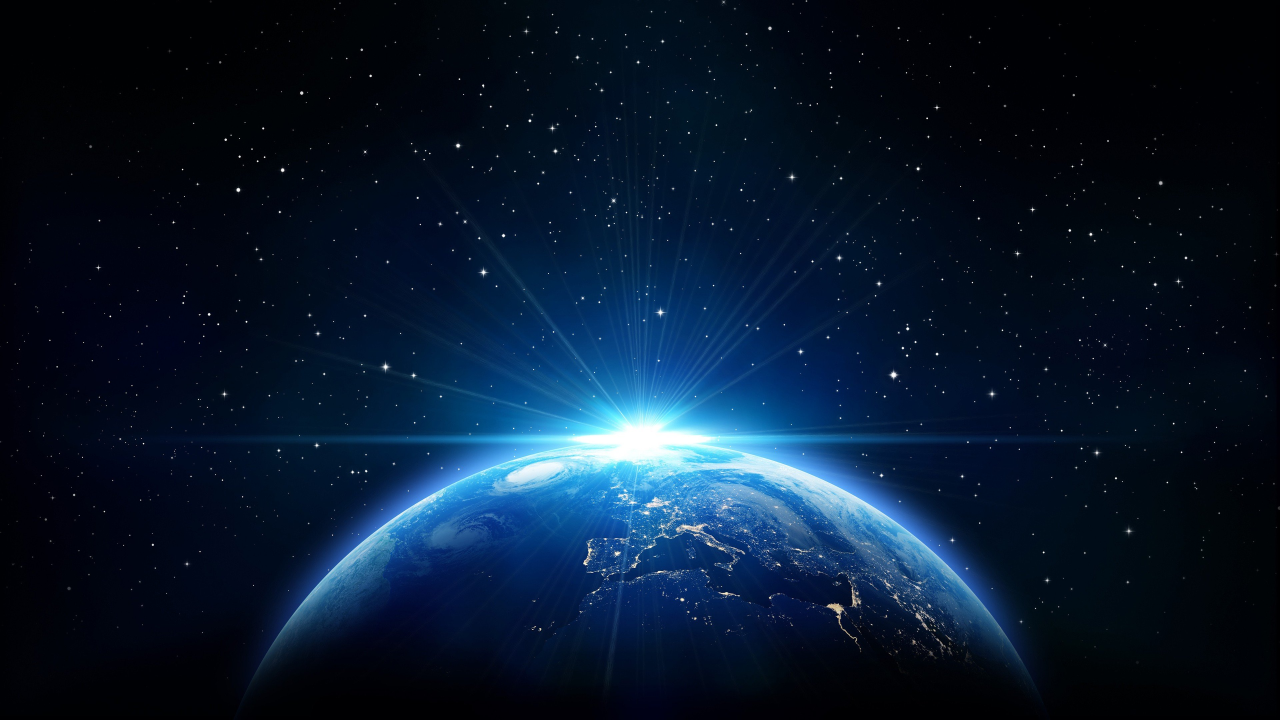
#> input picture earth.jpg, 3840 x 2160 px (shown at 1/3 size)
$ python test.py
#> lines starting #> are read from the running program, lines starting #| are printed output that depends on the picture; after the words box and inside, x2 and y2 are one past the last pixel; in counts of white or black regions, pixels touching at a corner belong together
import cv2
import numpy as np

video = cv2.VideoCapture("vid.mp4")
image = cv2.imread("earth.jpg")
#> image is the input picture: shape (2160, 3840, 3); mean B, G, R 44.8, 24.6, 8.1

while True:
    ret, frame = video.read() # any error in retreiving video ret becomes false and while loop exit,else store in frame
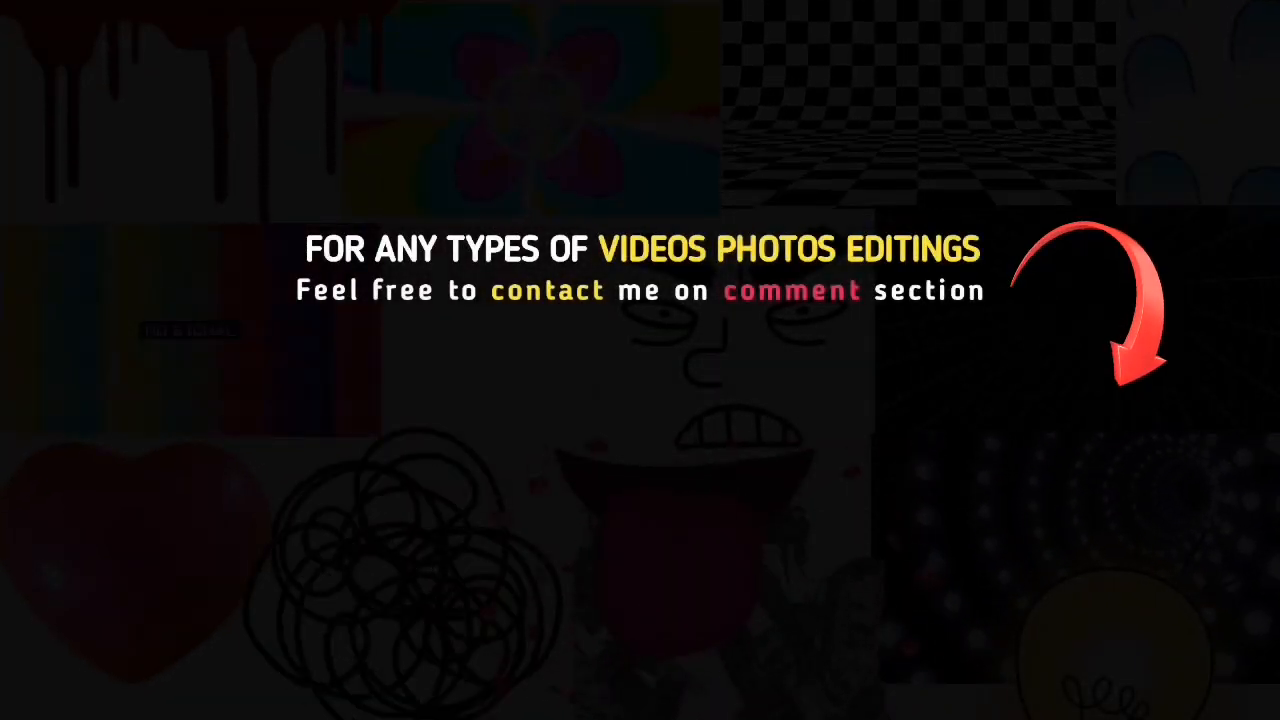
#> input picture frame 290 of vid.mp4, 1280 x 720 px
#> frame is the input picture: shape (720, 1280, 3); mean B, G, R 10, 10.4, 13.2
    frame = cv2.resize(frame, (640, 480)) # resizing frame,vid
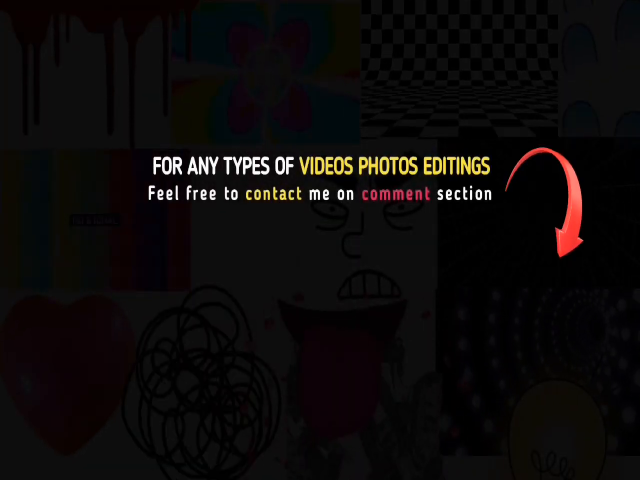
#> frame: shape (480, 640, 3); mean B, G, R 10, 10.4, 13.2
    image = cv2.resize(image, (640, 480))
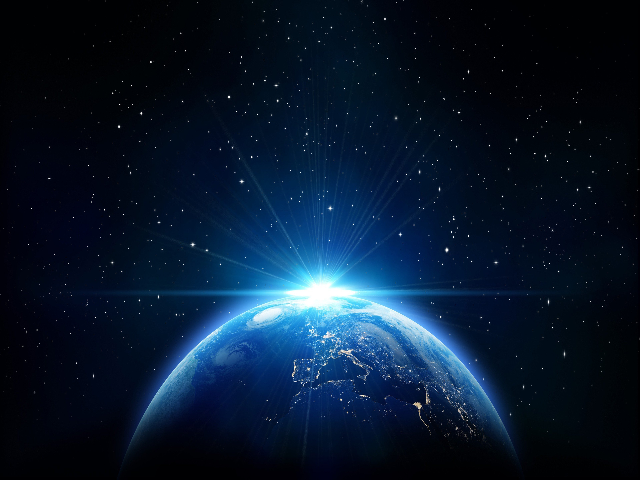
#> image: shape (480, 640, 3); mean B, G, R 44.7, 24.6, 8.1
    hsv = cv2.cvtColor(frame, cv2.COLOR_BGR2HSV)  # converting rgb to hue saturtn val(hsv) the frame to the hsv val
#> hsv: shape (480, 640, 3); mean H, S, V 51.2, 83.2, 13.9
    l_g = np.array([32, 94, 132]) # lower green value of in frame
    u_g = np.array([179, 255, 255]) # create a mask so that obj detectn in border will identigy obj
    mask = cv2.inRange(hsv, l_g, u_g) #mask is created to cover green values i.e range of hsv vals
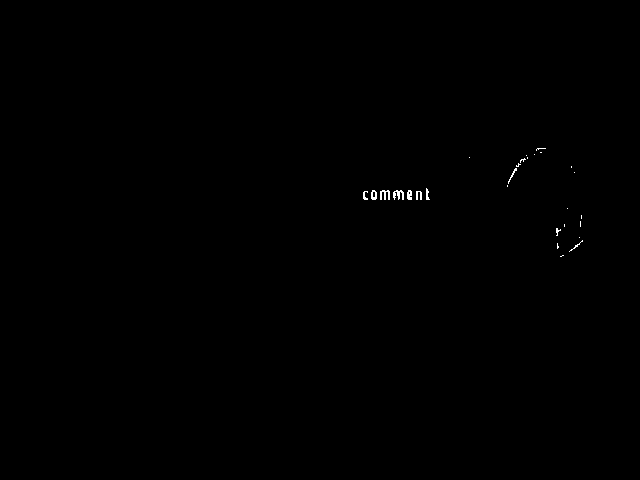
#> mask: shape (480, 640); 0.15% white in thin lines or dots, all inside (x1, y1, x2, y2) = (363, 148, 583, 257)
    res = cv2.bitwise_and(frame, frame, mask=mask) # do AND between frame,mask to get res,identified screen and rempoved obj
    f = frame-res # to delete green screen and only obj shuld be there
    green_screen = np.where(f == 0, image, f) # now wherever obj is black , replace by img where f=0,replace by img
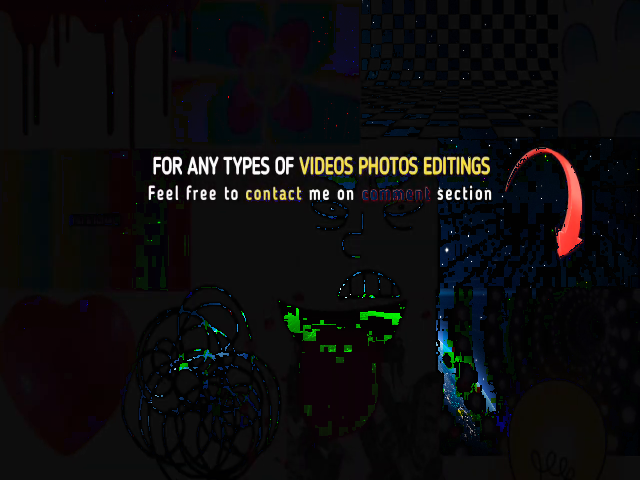
#> green_screen: shape (480, 640, 3); mean B, G, R 13.6, 13, 13.3
    cv2.imshow("final-out", green_screen)# display finally
    #cv2.imshow("Frame",frame) # display the frame(video stored)
    k=cv2.waitKey(1) # wait time for us to enter a particular key , that will be stored in k in unicode format
#> (key q is pressed here)
     #cv2.imshow("Frame", frame)
    #cv2.imshow("Mask", mask)
    #cv2.imshow("RES", res)
    if k==ord('q'):  # q in unicode format if user presses q , then quit
        break

video.release()  # release all used resources
cv2.destroyAllWindows() # destroy video frame
